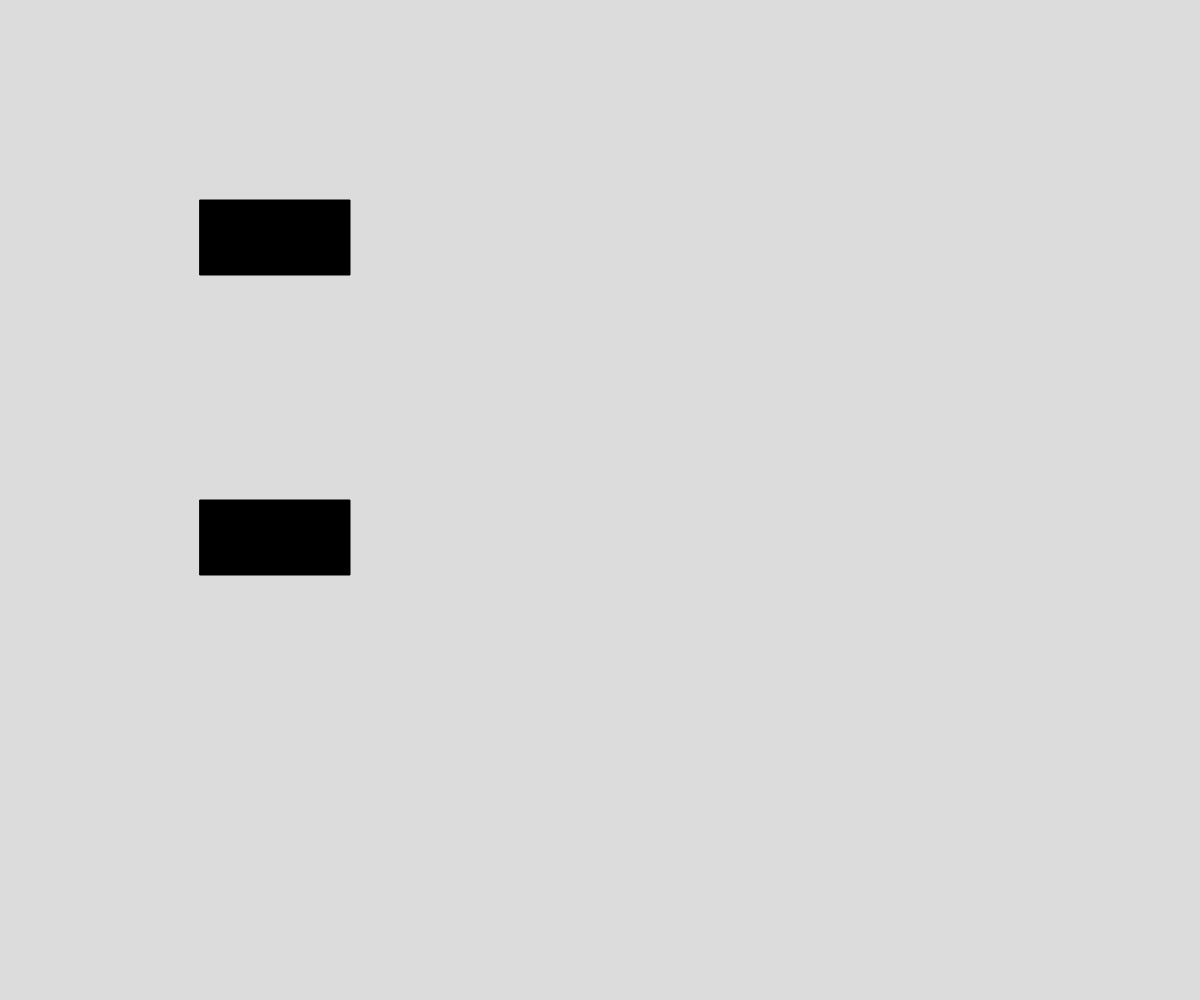
Frame 1 (no input)
Frame 60 (no input): identical to frame 1, image omitted
Frame 120 (the mouse pressed at the canvas centre since frame 60): identical to frame 1, image omitted

The p5.js sketch that drew this single still picture (run headless with seeded random() and noise() and a simulated clock; from frame 60 on, the mouse is pressed at the canvas centre):

// p5.js sketch
// ── sketch.js
// Project Title
// Your Name
// Date
//
// Extra for Experts:
// - describe what you did to take this project "above and beyond"
class Button {
  constructor(x, y, w, h) {
    this.x = x;
    this.y = y;
    this.w = w;
    this.h = h;
    this.color = "black";
    this.hovercolor = "grey";
  }

  display() {
    if (this.press(mouseX, mouseY)){
      fill(this.hovercolor);
    }
    else {
      fill(this.color);
    }
    rect(this.x, this.y, this.w, this.h);
  }

  press(x, y) {
    return x > this.x && x < this.x + this.w && y > this.y && y < this.y + this.h;   
  }
}

let buttonone = new Button(200, 200, 150, 75);
let buttontwo = new Button(200, 500, 150, 75);

function mousePressed() {
  if(buttonone.press(mouseX, mouseY)) {
    print("beep");
  }
  if(buttontwo.press(mouseX, mouseY)) {
    print("boop");
  }
}

function setup() {
  createCanvas(windowWidth, windowHeight);
}

function draw() {
  background(220);
  buttonone.display();
  buttontwo.display();
}
